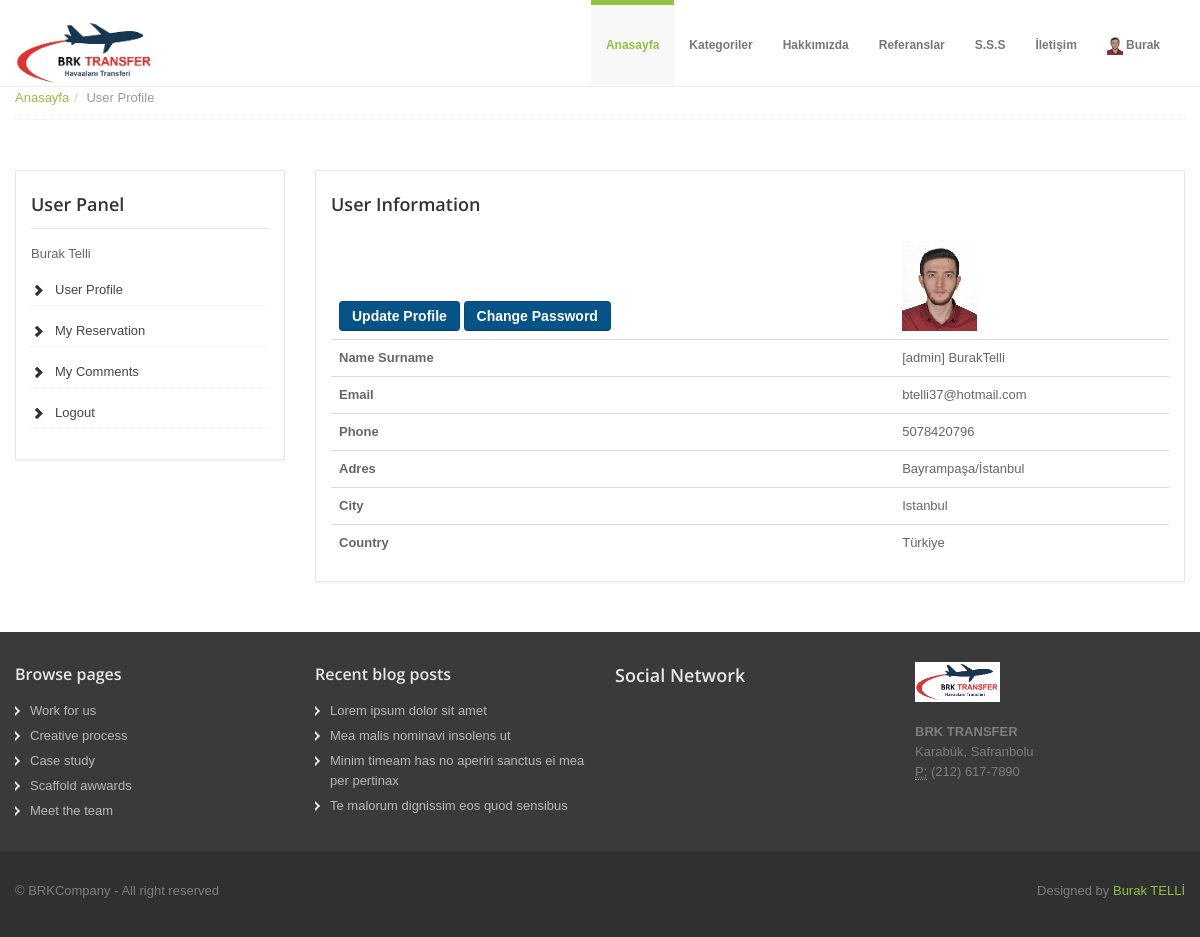
The page /user/ (signed in) on the database as committed earlier.
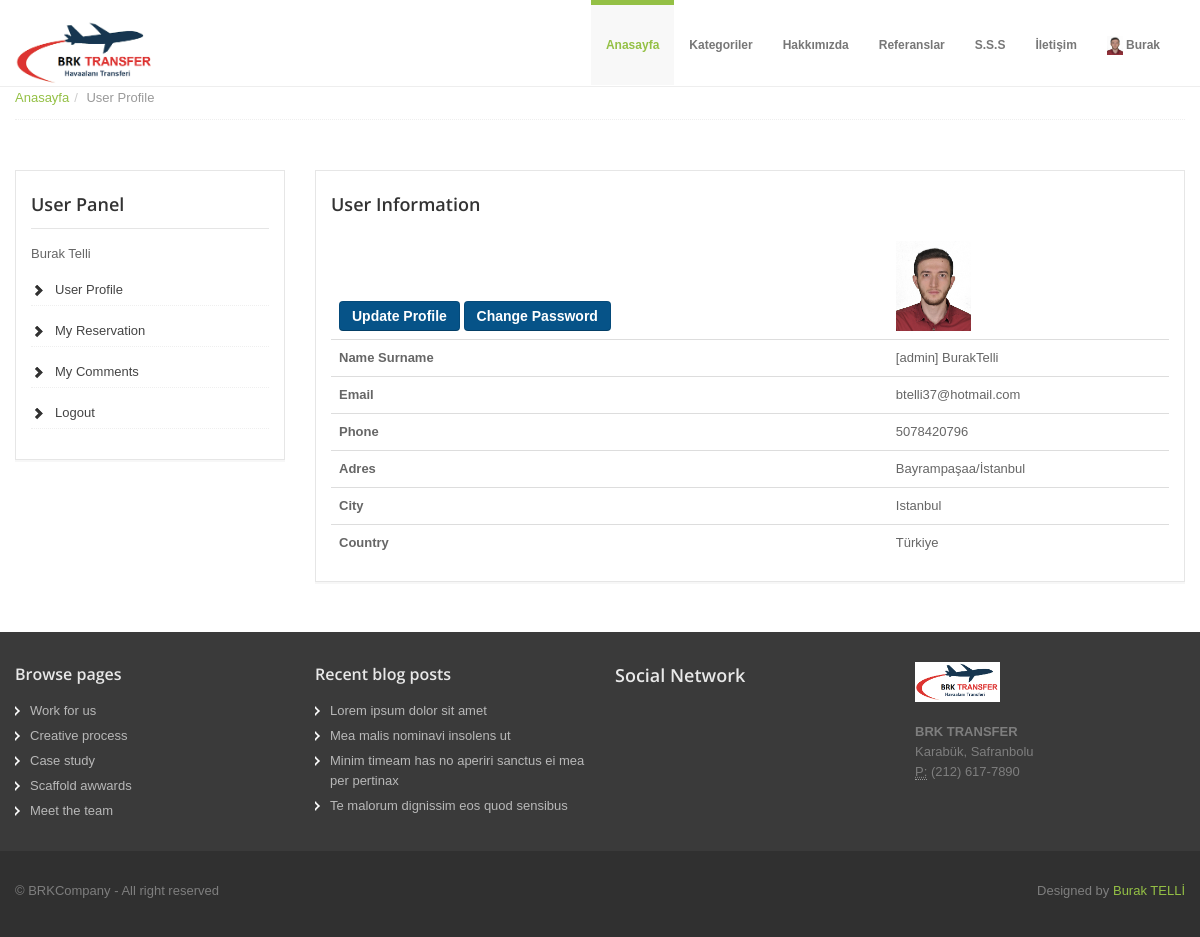
The same page on the database as committed later.
### home/models.py (models this page shows, shortened)
class UserProfile(models.Model):
    user = models.OneToOneField(User, on_delete=models.CASCADE)
    phone = models.CharField(blank=True, max_length=20)
    address = models.CharField(blank=True, max_length=150)
    city = models.CharField(blank=True, max_length=20)
    country = models.CharField(blank=True, max_length=20)
    image = models.ImageField(blank=True, upload_to='images/users/')
    def user_name(self):
        return '[' +self.user.username + '] ' +self.user.first_name+self.user.last_name
    def image_tag(self):
        return mark_safe('<img src="{}" height="50"/>'.format(self.image.url))
    image_tag.short_description = 'Image'

### user/views.py (the view)
# urls.py: path('', views.index, name='index'),
def index(request):
    category = Category.objects.all()
    current_user = request.user
    profile = UserProfile.objects.get(user_id=current_user.id)
    name = profile.user_name
    context = {
        'category': category,
        'profile': profile,
        'name': name,
    }
    return render(request, 'user_profile.html', context)

### user/templates/user_profile.html (shortened to what this page needs)
{% extends "homebase.html" %}
{% block body %}
<section id="breadcrumb">
    <div class="container">
        <div class="row">
            <div class="span12">
                <ul class="breadcrumb notop">
                    <li><a href="/">Anasayfa</a><span class="divider">/</span></li>
                    <li class="active">User Profile</li>
                </ul>
            </div>
        </div>
    </div>
</section>
<section id="maincontent">
    <div class="container">
        <div class="row">
            <div class="span3">
                <aside>
                    {% include "user_panel.html" %}
                </aside>
            </div>
            <div class="span9">
                <aside>
                    <h4>User Information</h4>
                    <table class="table">
                        <thead>
                        <tr>
                            <th class="text-left">
                                <a href="/user/update/" class="btn btn-primary">Update Profile</a>
                                <a href="/user/password" class="btn btn-primary">Change Password</a>
                            </th>
                            <td>
                                <img src="{{ profile.image.url }}" style="height: 90px">
                            </td>
                        </tr>
                        <tr>
                            <th>Name Surname</th>
                            <td>{{ name }}</td>
                        </tr>
                        <tr>
                            <th>Email</th>
                            <td>{{ profile.user.email }}</td>
                        </tr>
                        <tr>
                            <th>Phone</th>
                            <td>{{ profile.phone }}</td>
                        </tr>
                        <tr>
                            <th>Adres</th>
                            <td>{{ profile.address }}</td>
                        </tr>
                        <tr>
                            <th>City</th>
                            <td>{{ profile.city }}</td>
                        </tr>
                        <tr>
                            <th>Country</th>
                            <td>{{ profile.country }}</td>
                        </tr>
                        </thead>
                    </table>
                </aside>
            </div>
        </div>
    </div>
</section>
{% endblock %}

### home/templates/header.html (shortened to what this page needs)
{% load static %}
<header>
  <div class="navbar navbar-fixed-top">
    <div class="navbar-inner">
      <div class="container">
        <a class="brand logo" href="/"><img src="{% static 'assets/img/resim.png'%}" height="140" width="140" alt=""></a>
        <div class="navigation">
          <nav>
            <ul class="nav topnav">
              <li class="dropdown active">
                <a href="/">Anasayfa</a>
              </li>
              <li class="dropdown">
                <a href="#">Kategoriler</a>
                  {% load mptt_tags %}
              </li>
              <li class="dropdown">
                <a href="/hakkimizda">Hakkımızda</a>
              </li>
              <li class="dropdown">
                <a href="/referanslar">Referanslar</a>
              </li>
              <li class="dropdown">
                <a href="/sss">S.S.S</a>
              </li>
              <li class="dropdown">
                <a href="/iletisim">İletişim</a>
              </li>
              <li class="dropdown">
                {% if user.id is not None %}
                <a href="#"><img alt="image" src="{{ profile.image.url }}" style="height: 19px">
                  {{ user.first_name }}</a>
                {% else %}
                <a href="#">Login/Join</a>
                {% endif %}
              </li>
            </ul>
          </nav>
        </div>
      </div>
    </div>
  </div>
</header>

Rows that differ between the two databases and show on the page:
changed UserProfile "Istanbul": address "Bayrampaşa/İstanbul" → "Bayrampaşaa/İstanbul"
